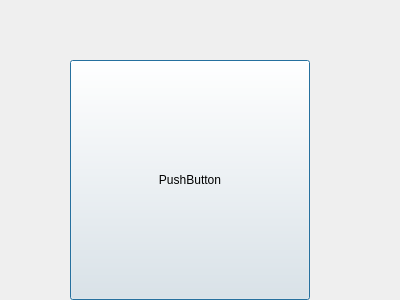
<?xml version="1.0" encoding="UTF-8"?>
<ui version="4.0">
 <class>Dialog</class>
 <widget class="QDialog" name="Dialog">
  <property name="geometry">
   <rect>
    <x>0</x>
    <y>0</y>
    <width>400</width>
    <height>300</height>
   </rect>
  </property>
  <property name="windowTitle">
   <string>Dialog</string>
  </property>
  <widget class="QPushButton" name="pushButton">
   <property name="geometry">
    <rect>
     <x>70</x>
     <y>60</y>
     <width>240</width>
     <height>240</height>
    </rect>
   </property>
   <property name="minimumSize">
    <size>
     <width>240</width>
     <height>240</height>
    </size>
   </property>
   <property name="maximumSize">
    <size>
     <width>240</width>
     <height>240</height>
    </size>
   </property>
   <property name="styleSheet">
    <string notr="true">QPushButton {
border-width: 48 48 48 48;
border-image: url(:/TQLive/images/weibo.png) 0 48 0 48 repeat;
}
QPushButton:hover{
border-image: url(:/TQLive/images/weibo.png) 0 0 0 48 repeat;
}
QPushButton:pressed{
border-image: url(:/TQLive/images/weibo.png) 0 0 0 96 repeat;
}</string>
   </property>
   <property name="text">
    <string>PushButton</string>
   </property>
  </widget>
 </widget>
 <resources>
  <include location="TQLive.qrc"/>
 </resources>
 <connections/>
</ui>
